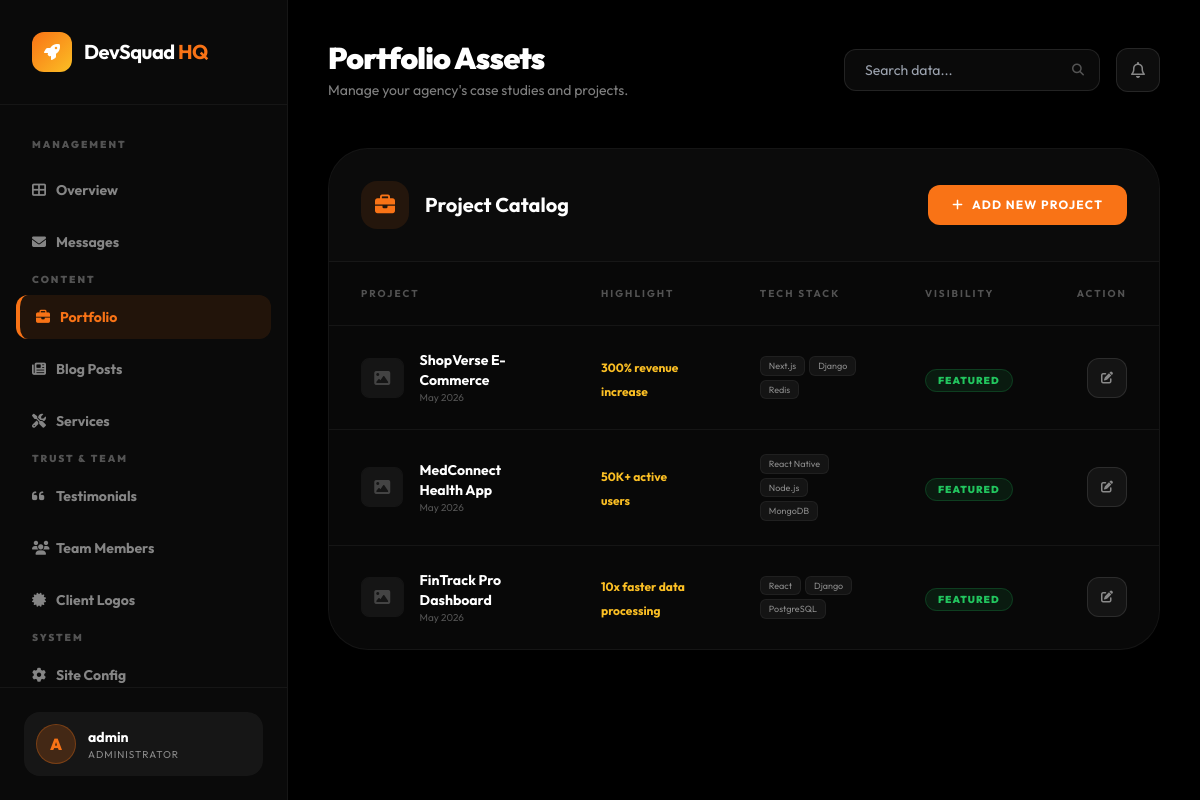
Before: /management/projects/ (signed in) with the older database file.
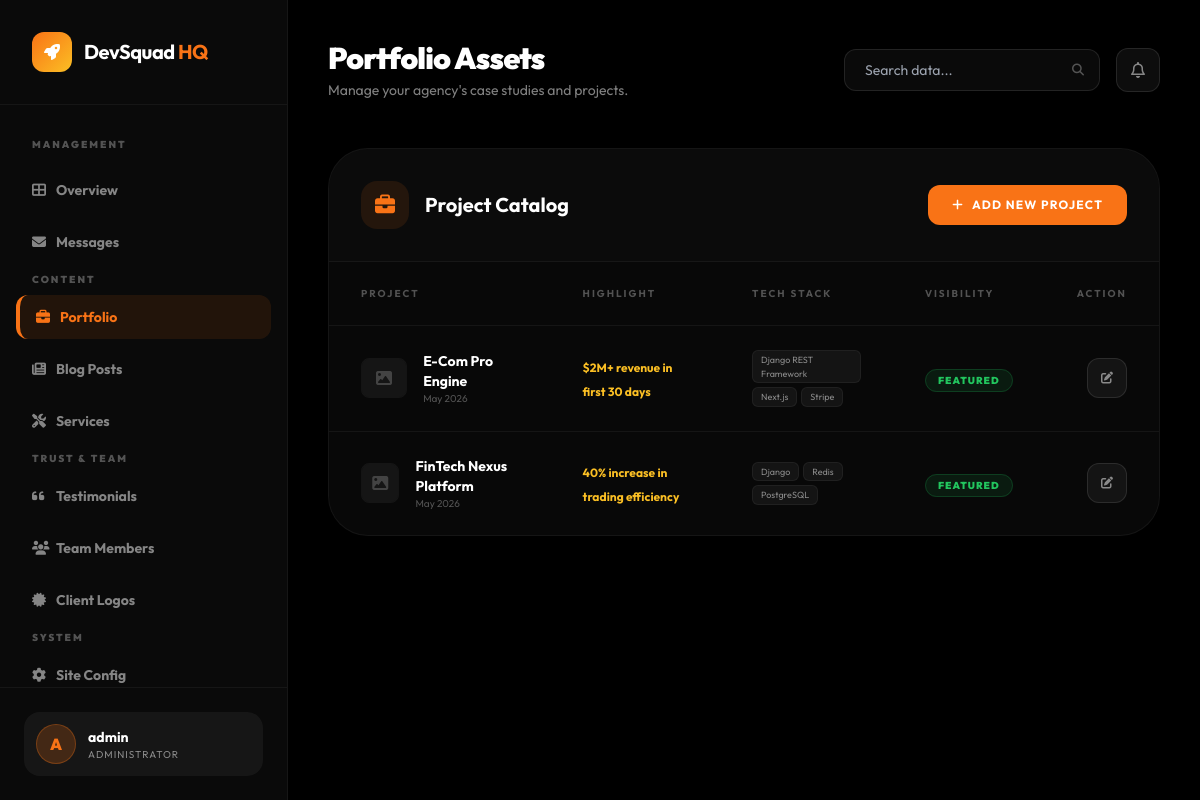
After: the same page with the newer database file.
### devsqaud/models.py (models this page shows, shortened)
class Project(models.Model):
    title = models.CharField(max_length=200)
    slug = models.SlugField(max_length=200, unique=True, blank=True)
    image = models.ImageField(upload_to='projects/', blank=True, null=True)
    short_description = models.CharField(max_length=300)
    full_description = models.TextField()
    result_highlight = models.CharField(
        max_length=300,
        help_text="e.g. '3x revenue increase'"
    )
    tech_stack = models.CharField(
        max_length=500,
        help_text="Comma-separated technologies"
    )
    is_featured = models.BooleanField(default=False, help_text="Show on home page")
    created_at = models.DateTimeField(auto_now_add=True)
    class Meta:
        ordering = ['-created_at']
    def get_tech_list(self):
        return [t.strip() for t in self.tech_stack.split(',') if t.strip()]

### devsqaud/views_dashboard.py (the view)
# urls.py: path('management/projects/', views_dashboard.dashboard_projects, name='dashboard_projects'),
@staff_member_required
def dashboard_projects(request):
    projects = Project.objects.all()
    context = {
        'projects': projects,
        'active_page': 'projects',
    }
    return render(request, 'dashboard/projects_list.html', context)

### devsqaud/context_processors.py (called while the page is built)
def site_config_context(request):
    return {
        'site': SiteConfig.load(),
    }

### devsqaud/models.py (called while the page is built)
    @classmethod
    def load(cls):
        obj, _ = cls.objects.get_or_create(pk=1)
        return obj

### templates/dashboard/projects_list.html (shortened to what this page needs)
{% extends 'dashboard/base.html' %}
{% block header_title %}Portfolio Assets{% endblock %}
{% block header_subtitle %}Manage your agency's case studies and projects.{% endblock %}
{% block dashboard_content %}
<div class="glass-card rounded-[40px] border-white/5 overflow-hidden">
    <div class="p-8 border-b border-white/5 flex items-center justify-between bg-white/[0.01]">
        <div class="flex items-center space-x-4">
            <div class="w-12 h-12 rounded-2xl bg-sunset-orange/10 flex items-center justify-center">
                <i class="fas fa-briefcase text-sunset-orange text-xl"></i>
            </div>
            <h3 class="text-xl font-bold">Project Catalog</h3>
        </div>
        <a href="{% url 'content_add' 'project' %}" class="px-6 py-3 bg-sunset-orange text-white text-xs font-bold uppercase tracking-widest rounded-xl hover:shadow-[0_0_30px_rgba(249,115,22,0.4)] transition-all flex items-center space-x-2">
            <i class="fas fa-plus"></i>
            <span>Add New Project</span>
        </a>
    </div>
    <div class="overflow-x-auto">
        <table class="w-full text-left">
            <thead>
                <tr class="text-[10px] font-black uppercase tracking-[0.2em] text-white/30 border-b border-white/5">
                    <th class="px-8 py-6">Project</th>
                    <th class="px-8 py-6">Highlight</th>
                    <th class="px-8 py-6">Tech Stack</th>
                    <th class="px-8 py-6">Visibility</th>
                    <th class="px-8 py-6 text-right">Action</th>
                </tr>
            </thead>
            <tbody class="divide-y divide-white/5">
                {% for project in projects %}
                <tr class="group hover:bg-white/[0.02] transition-all">
                    <td class="px-8 py-6">
                        <div class="flex items-center space-x-4">
                            <div class="w-14 h-10 rounded-lg overflow-hidden border border-white/5">
                                {% if project.image %}
                                <img src="{{ project.image.url }}" class="w-full h-full object-cover">
                                {% else %}
                                <div class="w-full h-full bg-white/5 flex items-center justify-center"><i class="fas fa-image text-white/20"></i></div>
                                {% endif %}
                            </div>
                            <div>
                                <p class="text-sm font-bold">{{ project.title }}</p>
                                <p class="text-[10px] text-white/30">{{ project.created_at|date:"M Y" }}</p>
                            </div>
                        </div>
                    </td>
                    <td class="px-8 py-6">
                        <span class="text-xs font-bold text-sunset-amber">{{ project.result_highlight }}</span>
                    </td>
                    <td class="px-8 py-6">
                        <div class="flex flex-wrap gap-1">
                            {% for tech in project.get_tech_list|slice:":3" %}
                            <span class="text-[9px] px-2 py-0.5 bg-white/5 rounded-md border border-white/5 text-white/50">{{ tech }}</span>
                            {% endfor %}
                        </div>
                    </td>
                    <td class="px-8 py-6">
                        {% if project.is_featured %}
                        <span class="px-3 py-1 bg-green-500/10 border border-green-500/20 text-green-500 text-[10px] font-black uppercase tracking-widest rounded-full">Featured</span>
                        {% else %}
                        <span class="px-3 py-1 bg-white/5 border border-white/10 text-white/30 text-[10px] font-black uppercase tracking-widest rounded-full">Standard</span>
                        {% endif %}
                    </td>
                    <td class="px-8 py-6 text-right">
                        <a href="{% url 'content_edit' 'project' project.pk %}" class="inline-flex w-10 h-10 rounded-xl bg-white/5 border border-white/10 items-center justify-center text-white/50 hover:bg-sunset-orange hover:text-white transition-all">
                            <i class="fas fa-edit text-xs"></i>
                        </a>
                    </td>
                </tr>
                {% endfor %}
            </tbody>
        </table>
    </div>
</div>
{% endblock %}

### templates/dashboard/base.html (shortened to what this page needs)
<!DOCTYPE html>
<html lang="en">
<head>
    <script src="https://cdn.tailwindcss.com"></script>
    <link rel="stylesheet" href="https://cdnjs.cloudflare.com/ajax/libs/font-awesome/6.4.0/css/all.min.css">
</head>
<body class="bg-black-pure min-h-screen flex">
    <aside class="w-72 bg-black-soft border-r border-white/5 flex flex-col fixed inset-y-0 z-50">
        <div class="p-8 border-b border-white/5">
            <a href="{% url 'home' %}" class="flex items-center space-x-3">
                <div class="w-10 h-10 bg-gradient-to-br from-sunset-orange to-sunset-amber rounded-xl flex items-center justify-center">
                    <i class="fas fa-rocket text-white"></i>
                </div>
                <span class="text-xl font-bold tracking-tight">DevSquad <span class="text-sunset-orange">HQ</span></span>
            </a>
        </div>
        <nav class="flex-1 px-4 py-8 space-y-2 overflow-y-auto">
            <p class="px-4 text-[10px] font-black uppercase tracking-[0.2em] text-white/30 mb-4">Management</p>
            <a href="{% url 'dashboard_home' %}" class="sidebar-link group flex items-center px-4 py-3 text-sm font-bold rounded-xl transition-all duration-300 {% if active_page == 'overview' %}active{% else %}text-white/50 hover:bg-white/5 hover:text-white{% endif %}">
                <i class="fas fa-th-large w-6 group-hover:text-sunset-orange"></i>
                <span>Overview</span>
            </a>
            <a href="{% url 'dashboard_messages' %}" class="sidebar-link group flex items-center px-4 py-3 text-sm font-bold rounded-xl transition-all duration-300 {% if active_page == 'messages' %}active{% else %}text-white/50 hover:bg-white/5 hover:text-white{% endif %}">
                <i class="fas fa-envelope w-6 group-hover:text-sunset-orange"></i>
                <span>Messages</span>
            </a>
            <p class="px-4 text-[10px] font-black uppercase tracking-[0.2em] text-white/30 mt-8 mb-4">Content</p>
            <a href="{% url 'dashboard_projects' %}" class="sidebar-link group flex items-center px-4 py-3 text-sm font-bold rounded-xl transition-all duration-300 {% if active_page == 'projects' %}active{% else %}text-white/50 hover:bg-white/5 hover:text-white{% endif %}">
                <i class="fas fa-briefcase w-6 group-hover:text-sunset-orange"></i>
                <span>Portfolio</span>
            </a>
            <a href="{% url 'dashboard_blog' %}" class="sidebar-link group flex items-center px-4 py-3 text-sm font-bold rounded-xl transition-all duration-300 {% if active_page == 'blog' %}active{% else %}text-white/50 hover:bg-white/5 hover:text-white{% endif %}">
                <i class="fas fa-newspaper w-6 group-hover:text-sunset-orange"></i>
                <span>Blog Posts</span>
            </a>
            <a href="{% url 'dashboard_services' %}" class="sidebar-link group flex items-center px-4 py-3 text-sm font-bold rounded-xl transition-all duration-300 {% if active_page == 'services' %}active{% else %}text-white/50 hover:bg-white/5 hover:text-white{% endif %}">
                <i class="fas fa-tools w-6 group-hover:text-sunset-orange"></i>
                <span>Services</span>
            </a>
            <p class="px-4 text-[10px] font-black uppercase tracking-[0.2em] text-white/30 mt-8 mb-4">Trust & Team</p>
            <a href="{% url 'dashboard_testimonials' %}" class="sidebar-link group flex items-center px-4 py-3 text-sm font-bold rounded-xl transition-all duration-300 {% if active_page == 'testimonials' %}active{% else %}text-white/50 hover:bg-white/5 hover:text-white{% endif %}">
                <i class="fas fa-quote-left w-6 group-hover:text-sunset-orange"></i>
                <span>Testimonials</span>
            </a>
            <a href="{% url 'dashboard_team' %}" class="sidebar-link group flex items-center px-4 py-3 text-sm font-bold rounded-xl transition-all duration-300 {% if active_page == 'team' %}active{% else %}text-white/50 hover:bg-white/5 hover:text-white{% endif %}">
                <i class="fas fa-users w-6 group-hover:text-sunset-orange"></i>
                <span>Team Members</span>
            </a>
            <a href="{% url 'dashboard_logos' %}" class="sidebar-link group flex items-center px-4 py-3 text-sm font-bold rounded-xl transition-all duration-300 {% if active_page == 'logos' %}active{% else %}text-white/50 hover:bg-white/5 hover:text-white{% endif %}">
                <i class="fas fa-certificate w-6 group-hover:text-sunset-orange"></i>
                <span>Client Logos</span>
            </a>
            <p class="px-4 text-[10px] font-black uppercase tracking-[0.2em] text-white/30 mt-8 mb-4">System</p>
            <a href="{% url 'dashboard_settings' %}" class="sidebar-link group flex items-center px-4 py-3 text-sm font-bold rounded-xl transition-all duration-300 {% if active_page == 'settings' %}active{% else %}text-white/50 hover:bg-white/5 hover:text-white{% endif %}">
                <i class="fas fa-cog w-6 group-hover:text-sunset-orange"></i>
                <span>Site Config</span>
            </a>
        </nav>
        <div class="p-6 border-t border-white/5">
            <div class="flex items-center space-x-3 p-3 bg-white/5 rounded-2xl">
                <div class="w-10 h-10 rounded-full bg-sunset-orange/20 border border-sunset-orange/30 flex items-center justify-center">
                    <span class="font-black text-sunset-orange">{{ request.user.username|first|upper }}</span>
                </div>
                <div class="flex-1 min-w-0">
                    <p class="text-sm font-bold truncate">{{ request.user.username }}</p>
                    <p class="text-[10px] text-white/50 uppercase tracking-widest">Administrator</p>
                </div>
            </div>
        </div>
    </aside>
    <main class="flex-1 ml-72 p-10">
        <div class="flex items-center justify-between mb-12">
            <div>
                <h1 class="text-3xl font-black tracking-tight">{% block header_title %}Overview{% endblock %}</h1>
                <p class="text-white/50 text-sm mt-1">{% block header_subtitle %}Welcome back, Commander.{% endblock %}</p>
            </div>
            <div class="flex items-center space-x-4">
                <div class="relative">
                    <input type="text" placeholder="Search data..." class="bg-black-soft border border-white/10 rounded-xl px-5 py-2.5 text-sm focus:outline-none focus:border-sunset-orange/50 transition-all w-64">
                    <i class="fas fa-search absolute right-4 top-1/2 -translate-y-1/2 text-white/30 text-xs"></i>
                </div>
                <button class="w-11 h-11 rounded-xl bg-white/5 border border-white/10 flex items-center justify-center hover:bg-white/10 transition-all">
                    <i class="far fa-bell text-white/50"></i>
                </button>
            </div>
        </div>
        {% block dashboard_content %}{% endblock %}
    </main>
</body>
</html>

### templates/dashboard/base.html (style rules this page uses)
body { font-family: 'Outfit', sans-serif; background-color: #000000; color: #ffffff; }
.glass-card { background: rgba(255, 255, 255, 0.03); backdrop-filter: blur(10px); border: 1px solid rgba(255, 255, 255, 0.05); }
.sidebar-link.active { background: rgba(249, 115, 22, 0.1); border-left: 4px solid #f97316; color: #f97316; }

Changed rows visible on the page:
removed Project: title "ShopVerse E-Commerce", created_at "May 2026", result_highlight "300% revenue increase", get_tech_list "Next.js" "Django" "Redis", is_featured "FEATURED"
removed Project: title "MedConnect Health App", created_at "May 2026", result_highlight "50K+ active users", get_tech_list "React Native" "Node.js" "MongoDB", is_featured "FEATURED"
removed Project: title "FinTrack Pro Dashboard", created_at "May 2026", result_highlight "10x faster data processing", get_tech_list "React" "Django" "PostgreSQL", is_featured "FEATURED"
added Project: title "E-Com Pro Engine", created_at "May 2026", result_highlight "$2M+ revenue in first 30 days", get_tech_list "Django REST Framework" "Next.js" "Stripe", is_featured "FEATURED"
added Project: title "FinTech Nexus Platform", created_at "May 2026", result_highlight "40% increase in trading efficiency", get_tech_list "Django" "Redis" "PostgreSQL", is_featured "FEATURED"
